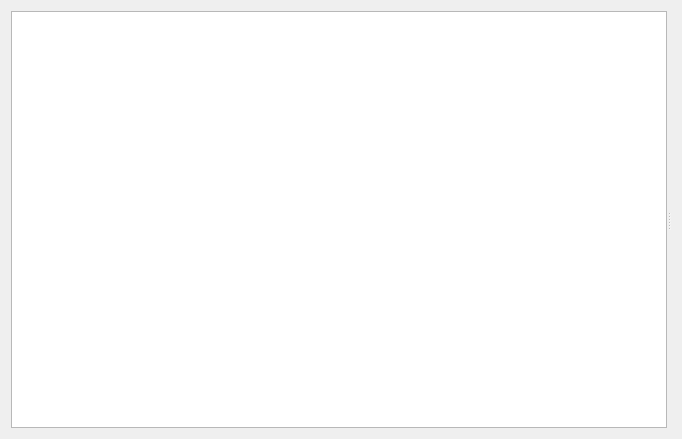
<?xml version="1.0" encoding="UTF-8"?>
<ui version="4.0">
 <class>DASettingWidget</class>
 <widget class="QWidget" name="DASettingWidget">
  <property name="geometry">
   <rect>
    <x>0</x>
    <y>0</y>
    <width>682</width>
    <height>439</height>
   </rect>
  </property>
  <property name="windowTitle">
   <string>Setting</string>
  </property>
  <layout class="QVBoxLayout" name="verticalLayout">
   <item>
    <widget class="QSplitter" name="splitter">
     <property name="orientation">
      <enum>Qt::Horizontal</enum>
     </property>
     <widget class="QListWidget" name="listWidget">
      <property name="sizePolicy">
       <sizepolicy hsizetype="Expanding" vsizetype="Expanding">
        <horstretch>1</horstretch>
        <verstretch>0</verstretch>
       </sizepolicy>
      </property>
     </widget>
     <widget class="QStackedWidget" name="stackedWidget">
      <property name="sizePolicy">
       <sizepolicy hsizetype="Expanding" vsizetype="Expanding">
        <horstretch>4</horstretch>
        <verstretch>0</verstretch>
       </sizepolicy>
      </property>
     </widget>
    </widget>
   </item>
  </layout>
 </widget>
 <resources/>
 <connections/>
</ui>
